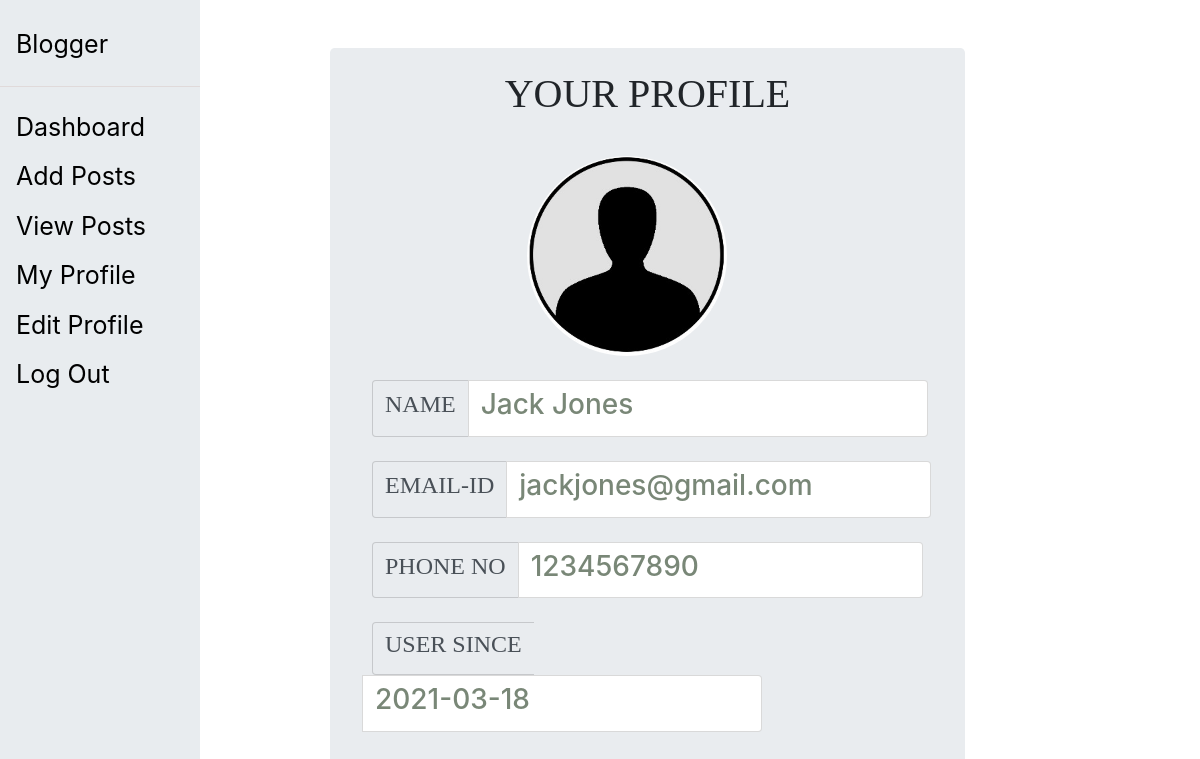
Screenshot of /myprofile.php (signed in) with the database file from the repository.
### tables this page shows
CREATE TABLE `register` (
  `userid` int(20) NOT NULL,
  `username` varchar(30) NOT NULL,
  `email` varchar(50) NOT NULL,
  `password` varchar(30) NOT NULL,
  `phone` varchar(20) NOT NULL,
  `img` varchar(250) DEFAULT NULL,
  `regon` datetime NOT NULL
);

### myprofile.php (the view, shortened to what this page needs)
<!DOCTYPE html>
<?php
include "database.php";
include "sidebar.php";
?>
<html lang="en">
<head>
    <link href="bootstrap/bootstrap.min.css" rel="stylesheet"/>
</head>
<body>
    <div class="container">
    <div class="row">
    <div class="col-md-3">
    </div>
    <div class="col-md-7"><br><br>
    <div class="jumbotron">
    <center><h1 style="margin-top:-40px; font-family:Algerian Regular;">YOUR PROFILE</h1></center>
    <br><br><br>
    <?php
    $sql="select * from register where email='$_SESSION[email]'";
    $result=$conn->query($sql);
    function custom_echo($x, $length)
    {
        $y=substr($x,0,$length);
        echo "<div class='input-group'><span class='input-group-addon ff' style='   margin-left:10px;'><h4>USER SINCE</h4></span>
        <span class='input-group-addon ' style='background-color:white; width:400px; color:#798777; margin-left:0px; '><h3>".$y."</h3></span></div><br>";
      }
    if($result->num_rows>0)
      {
       while($row=$result->fetch_assoc())
         {
           if($row['img']=='images/.')
           {
               echo "<img src='images/guest-user.jpg' alt='this is picture' style='border-radius:50%;  margin-top:-40px;  margin-left:165px;' height='200px' width='200px'/><br><br>";
           }
           else
           {
               echo "<img src='".$row['img']."' alt='this is picture' style='border-radius:50%; margin-top:-40px; margin-left:165px; border:3px dashed grey;' height='200px' width='200px'/><br><br>";
           }
           echo "<div class='input-group'><span class='input-group-addon ff' style='   margin-left:10px;'><h4>NAME</h4></span>
                  <span class='input-group-addon ' style='background-color:white; width:460px; color:#798777; margin-left:0px; '><h3>".$row['username']."</h3></span></div><br>";
                  echo "<div class='input-group'><span class='input-group-addon ff' style='   margin-left:10px;'><h4>EMAIL-ID</h4></span>
                  <span class='input-group-addon ' style='background-color:white; width:425px; color:#798777; margin-left:0px; '><h3>".$row['email']."</h3></span></div><br>";
                  echo "<div class='input-group'><span class='input-group-addon ff' style='   margin-left:10px;'><h4>PHONE NO</h4></span>
                  <span class='input-group-addon ' style='background-color:white; width:405px; color:#798777; margin-left:0px; '><h3>".$row['phone']."</h3></span></div><br>";
                  custom_echo($row['regon'],10);
         }
        }
    ?>
    </div>
    </div>
    <div class="col-md-2">
    </div>
    </div>
    </div>
</body>
</html>

### myprofile.php (style rules this page uses)
.ff { font-family:Berlin Sans FB; }

### rows the page displays
register: username "Jack Jones", email "jackjones@gmail.com", phone "1234567890", regon "2021-03-18"
